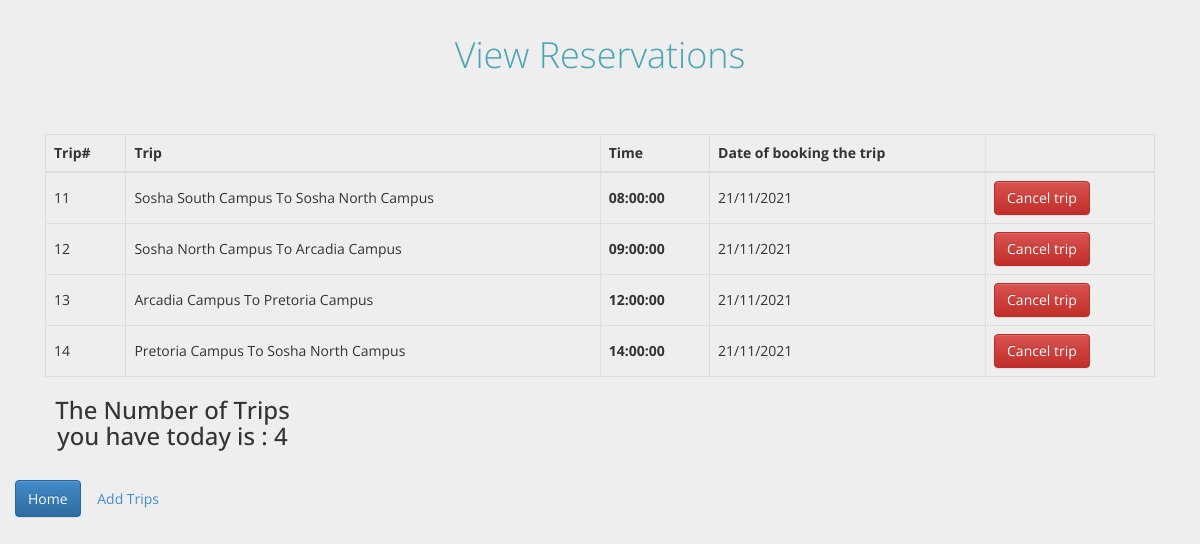
The app's page /student/view_reservations.php (signed in) with its own data.
### tables this page shows
CREATE TABLE `book_reservation` (
  `br_id` int(10) NOT NULL,
  `br_student_surname` text NOT NULL,
  `br_student_id` int(10) NOT NULL,
  `br_student_number` int(10) NOT NULL,
  `br_start_and_destination` text NOT NULL,
  `br_time` time NOT NULL,
  `br_date` text NOT NULL
);

### student/view_reservations.php (the view, shortened to what this page needs)
<?php
include_once '../database/dbConn.php';
$id = $_SESSION['id'];
  ?>
  <!DOCTYPE html>
  <head>
    <link href="account/css/bootstrap.min.css" rel="stylesheet" type="text/css">
    <link href="account/css/bootstrap-theme.min.css" rel="stylesheet" type="text/css">
    <link href="account/css/templatemo_style.css" rel="stylesheet" type="text/css">
  </head>
  <body class="templatemo-bg-gray">
    <h1 class="margin-bottom-15">View Reservations</h1>
    <br>
    <div class="container">
      <div class="col-md-12">
        <br>
     <table class="table table-bordered">
    <thead>
      <tr>
        <th scope="col">Trip#</th>
      	<th scope="col">Trip</th>
        <th scope="col">Time</th>
        <th scope="col">Date of booking the trip</th>
        <th scope="col"></th>
      </tr>
    </thead>
    <tbody>
      <?php
      $sql="SELECT * FROM book_reservation WHERE br_student_id  ='$id'";
      $result=mysqli_query($conn,$sql);
      $numRows = mysqli_num_rows($result);
      $countTrips=0;
      if($numRows>0)
      {
      		while($row = mysqli_fetch_assoc($result))
      		{
            $countTrips=$countTrips+1;
            ?>
      		<tr>
            <td><?php echo $row['br_id']?></td>
      		<td><?php echo $row['br_start_and_destination']?></td>
          <th scope="row"><?php echo $row['br_time']?></th>
           <td><?php echo $row['br_date']?></td>
            <td> <a class='btn btn-danger' href='view_reservations.php?type=cancel&id=<?php echo $row['br_id']?>'>Cancel trip</a></td>
            </tr>
              <?php
          }
      }
      	else
      	{
      		echo "<td colspan='9'>No bookings found</td>";
      	}
     ?>
    </tbody>
  </table>
	</div>
  <div class="col-lg-3">
<div class="border bg-light rounded p-4">
          <h3 class="text-center"><?php echo "The  Number of Trips you have today is : ".  $countTrips; ?></h3>
</div>
</div>
<br>
</div>
<br>
<div class="col-lg-3">
<a class="btn btn-primary" href="s_interface.php"><i class="fa fa-home "></i> Home</a>
<a class="btn btn-infp" href="reserve.php"><i class="fa fa-home "></i> Add Trips</a>
</div>
<br>
<br>
  </body>
  </html>

### student/account/css/templatemo_style.css (style rules this page uses)
*, body { font-family: 'Open Sans', sans-serif; }
body { margin-bottom: 30px; }
h1 { font-weight: 300; font-size: 36px; line-height: normal; margin: auto; margin-top: 30px; text-align: center; }
.table { margin-bottom: 0; }
.table>thead>tr>th, .table>tbody>tr>th, .table>tfoot>tr>th, .table>thead>tr>td, .table>tbody>tr>td, .table>tfoot>tr>td { vertical-align: middle; }
.templatemo-bg-gray { background-color: #eee; }
.templatemo-bg-gray h1 { color: rgb(74, 164, 180); }
.margin-bottom-15 { margin-bottom: 15px; }

### records on screen
book_reservation: br_id "11", br_start_and_destination "Sosha South Campus To Sosha North Campus", br_time "08:00:00", br_date "21/11/2021"
book_reservation: br_id "12", br_start_and_destination "Sosha North Campus To Arcadia Campus", br_time "09:00:00", br_date "21/11/2021"
book_reservation: br_id "13", br_start_and_destination "Arcadia Campus To Pretoria Campus", br_time "12:00:00", br_date "21/11/2021"
book_reservation: br_id "14", br_start_and_destination "Pretoria Campus To Sosha North Campus", br_time "14:00:00", br_date "21/11/2021"

### other values on screen
$countTrips "4"
